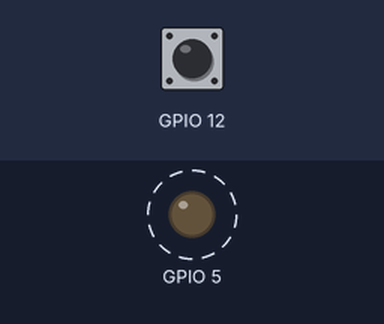
The program below on a simulated Raspberry Pi (BCM pin numbers). Parts: output pins drawn as LEDs (lit = HIGH). Dashed ring = blinking. The inputs (shaded band) are chosen by the test bench; at power-on: GPIO 12 HIGH. What the program prints to the terminal is not drawn.

Above: at 1.2 s.
1.3 s: GPIO 12 pulled LOW for 2.6 s
Timing chart, 0 to 11.4 s (numbered marks = the images above; inputs shaded):
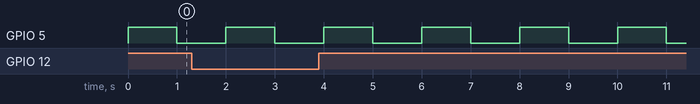

Measured:
- by itself, GPIO 5: alternates HIGH for 1.0 s and LOW for 1.0 s

The program:

GPIOD_LED_and_button_test.py
```python
"""
Script Name: blink_example.py
Author: Your Name
Date Created: 2025-04-23
Last Modified: 2025-04-23
Description:
    This script blinks an LED connected to GPIO 5 and detects button presses on GPIO 12.
    It uses the libgpiod library for GPIO control.

Revision History:
- 2025-04-23: Initial creation.
- 2025-04-23: Added button press detection functionality.
"""

import time
import gpiod
from gpiod.line import Direction, Value, Bias

LINE_OUTPUT = 5 # Physical Pin 29 (GPIO 5)
LINE_INPUT = 12 # Physical Pin 32 (GPIO 12)

with gpiod.request_lines(
    "/dev/gpiochip0",
    consumer="gpio-example",
    config={
        LINE_OUTPUT: gpiod.LineSettings(
            direction=Direction.OUTPUT,
            output_value=Value.ACTIVE
        ),
        LINE_INPUT: gpiod.LineSettings(
            direction=Direction.INPUT,
            bias=Bias.PULL_UP
        )
    }
) as request:
    while True:
        # Blink logic
        request.set_value(LINE_OUTPUT, Value.ACTIVE)
        time.sleep(1)
        request.set_value(LINE_OUTPUT, Value.INACTIVE)
        time.sleep(1)

        # Input test logic
        value = request.get_value(LINE_INPUT)
        if value == Value.INACTIVE:
            print("Button press detected")
```
